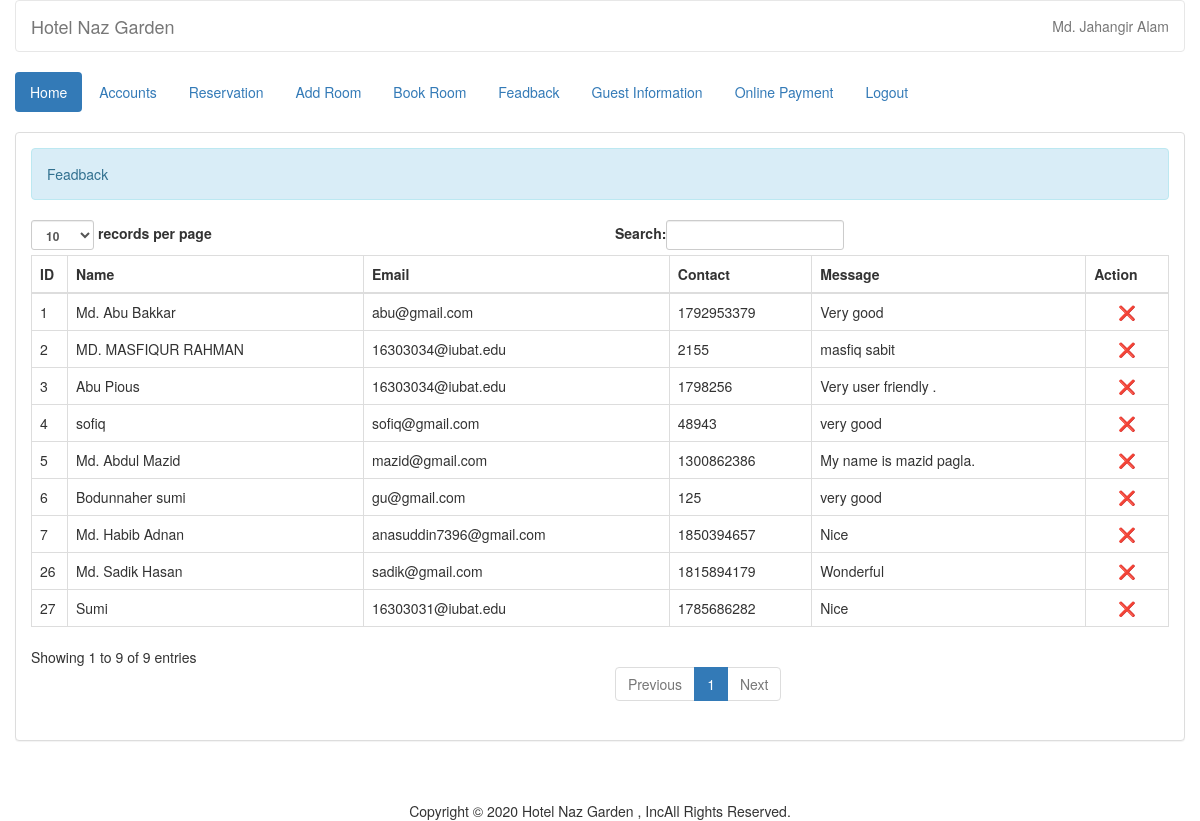
The app's page /admin/fead.php (signed in) with its own data.
### tables this page shows
CREATE TABLE `feadback` (
  `f_id` int(100) NOT NULL,
  `name` varchar(250) DEFAULT NULL,
  `email` varchar(100) DEFAULT NULL,
  `C_number` int(100) NOT NULL,
  `message` varchar(500) DEFAULT NULL
);

### admin/name.php (called while the page is built)
<?php
	require 'connect.php';
	$query = $conn->query("SELECT * FROM `admin` WHERE `admin_id` =
		'$_SESSION[admin_id]'") or die(mysqli_error());
	$fetch = $query->fetch_array();
	$name = $fetch['name'];
?>

### admin/fead.php (the view, shortened to what this page needs)
<!DOCTYPE html>
<?php
	require 'name.php';
include 'header.php';?>
	<div class = "container-fluid">
		<div class = "panel panel-default">
			<div class = "panel-body">
				<div class = "alert alert-info">Feadback</div>
				<table id = "table" class = "table table-bordered">
					<thead>
         <th> ID</th>
         <th> Name</th>
         <th>Email</th>
         <th>Contact</th>
         <th>Message</th>
         <th>Action</th>
       </thead>
       <tbody>
         <?php
           $query = $conn->query("SELECT * FROM `feadback`") or die(mysqli_error());
           while($fetch = $query->fetch_array()){
         ?>
         <tr>
           <td><?php echo $fetch['f_id']?></td>
           <td><?php echo $fetch['name']?></td>
           <td><?php echo $fetch['email']?></td>
           <td><?php echo $fetch['C_number']?></td>
           <td><?php echo $fetch['message']?></td>
           <td><center> <a  onclick = "confirmationDelete(this); return false;" href = "feeddel.php?f_id=<?php echo $fetch['f_id']?>">
             ❌</a></center></td>
         </tr>
         <?php
           }
         ?>
         </tbody>
         </table>
         </div>
         </div>
         </div>
       </body>
         </html><?php include 'footer.php'; ?>

### admin/header.php (shortened to what this page needs)
<html lang = "en">
	<head>
		</head>
		<link rel = "stylesheet" type = "text/css" href = "../css/bootstrap.css " />
		<link rel = "stylesheet" type = "text/css" href = "../css/style.css" />
<body>
		<div  class = "container-fluid">
	<nav style = "background-color:rgba(255, 255, 255, 0);" class = "navbar navbar-default">
			<div class = "navbar-header">
				<a class = "navbar-brand" >Hotel Naz Garden</a>
			</div>
			<ul class = "nav navbar-nav pull-right ">
				<li class = "dropdown">
					<a aria-haspopup="true" aria-expanded="false"><?php echo $name;?></a>
				</li>
			</ul>
		</div>
	<div class = "container-fluid">
		<ul class = "nav nav-pills">
			<li class = "active"><a href = "home.php">Home</a></li>
			<li><a href = "account.php">Accounts</a></li>
			<li><a href = "reserve.php">Reservation</a></li>
			<li><a href = "room.php">Add Room</a></li>
<li><a href = "reservation1.php">Book Room</a></li>
			<li><a href = "fead.php">Feadback</a></li>
			<li><a href = "guestview.php">Guest Information</a></li>
			<li><a href = "payment.php">Online Payment</a></li>
			<li><a href = "logout.php">Logout</a></li>
		</ul>
	</div>
	<br />
</body>
</html>

### records on screen
feadback: f_id "1", name "Md. Abu Bakkar", email "abu@gmail.com", C_number "1792953379", message "Very good"
feadback: f_id "2", name "MD. MASFIQUR RAHMAN", email "16303034@iubat.edu", C_number "2155", message "masfiq sabit"
feadback: f_id "3", name "Abu Pious", email "16303034@iubat.edu", C_number "1798256", message "Very user friendly ."
feadback: f_id "4", name "sofiq", email "sofiq@gmail.com", C_number "48943", message "very good"
feadback: f_id "5", name "Md. Abdul Mazid", email "mazid@gmail.com", C_number "1300862386", message "My name is mazid pagla."
feadback: f_id "6", name "Bodunnaher sumi", email "gu@gmail.com", C_number "125", message "very good"
feadback: f_id "7", name "Md. Habib Adnan", email "anasuddin7396@gmail.com", C_number "1850394657", message "Nice"
feadback: f_id "26", name "Md. Sadik Hasan", email "sadik@gmail.com", C_number "1815894179", message "Wonderful"
feadback: f_id "27", name "Sumi", email "16303031@iubat.edu", C_number "1785686282", message "Nice"

### other values on screen
$name "Md. Jahangir Alam"
